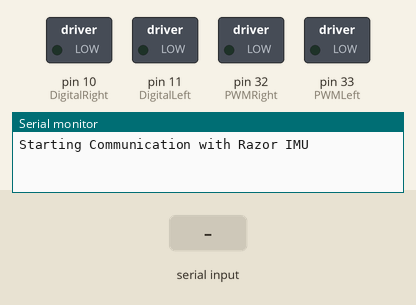
This sketch was run on a simulated Arduino Mega 2560, built with avr-gcc and run on an emulated ATmega2560. Shown: switched loads named in the sketch (green lamp = pin HIGH), the last lines printed to the serial monitor. The inputs (shaded band) are chosen by the test bench.

Above: at 1.2 s.
1.3 s: "90,45#" received over the second serial link
At 2.3 s:
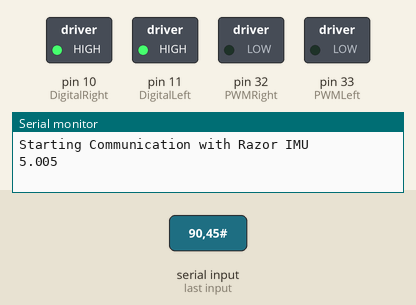
Timing chart, 0 to 4.3 s (numbered marks = the images above; inputs shaded):
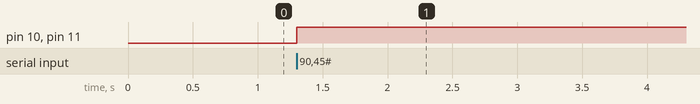

Measured:
- after the input at 1.3 s, pin 10 (DigitalRight), pin 11 (DigitalLeft): LOW → HIGH at once

The sketch:

codigo_final.ino
```cpp
#define BUFF_SIZE 40

#define DigitalRight 10
#define DigitalLeft 11

#define PWMRight 32
#define PWMLeft 33


char buffer[BUFF_SIZE];
String list;
String num1;
String num2;
String num3;
void setup(){

  pinMode(DigitalRight, OUTPUT);
  pinMode(DigitalLeft, OUTPUT);

  pinMode(PWMRight, OUTPUT);
  pinMode(PWMLeft, OUTPUT);

  Serial.begin(57600);
  Serial1.begin(57600);
  Serial1.write("#o1");


  Serial.println("Starting Communication with Razor IMU");
}

void loop() {


  int i = 0;
  while(Serial1.available()) {
    digitalWrite(DigitalRight,HIGH);
    digitalWrite(DigitalLeft,HIGH);
    list = Serial1.readStringUntil('#');
    list = list.substring(4);
    int comma1 = list.indexOf(',');
    int comma2 = list.indexOf(',',comma1 + 1);
    num1 = list.substring(0,comma1);
    num2 = list.substring(comma1 + 1,comma2);
    num3 = list.substring(comma2 + 1);

    float ang  = num3.toFloat();

    // Calibrações de motores e peso do robô (centro de massa)
    float kRight =.43;  // Motor da direita (lado do "hora do show")
    float kLeft  =  1;  // Motor da esquerda (lado sem o "hora do show")
    float kFront =.87;  // Frente (lado com "Hora do show")
    float kBack  = .7;  // Costas (lado sem "Hora do show")
    Serial.print(ang);
    if (ang < 140 && ang > -140){
        // Costas
        analogWrite(PWMRight,  255 * kRight * kBack);
        analogWrite(PWMLeft , -255 * kLeft  * kBack);
    }
    else {
        // Frente
        analogWrite(PWMRight, -255 * kRight * kFront);
        analogWrite(PWMLeft ,  255 * kLeft  * kFront);
    }

    Serial.println(num2);
    if(i == BUFF_SIZE)
        break;
    }
}
```
